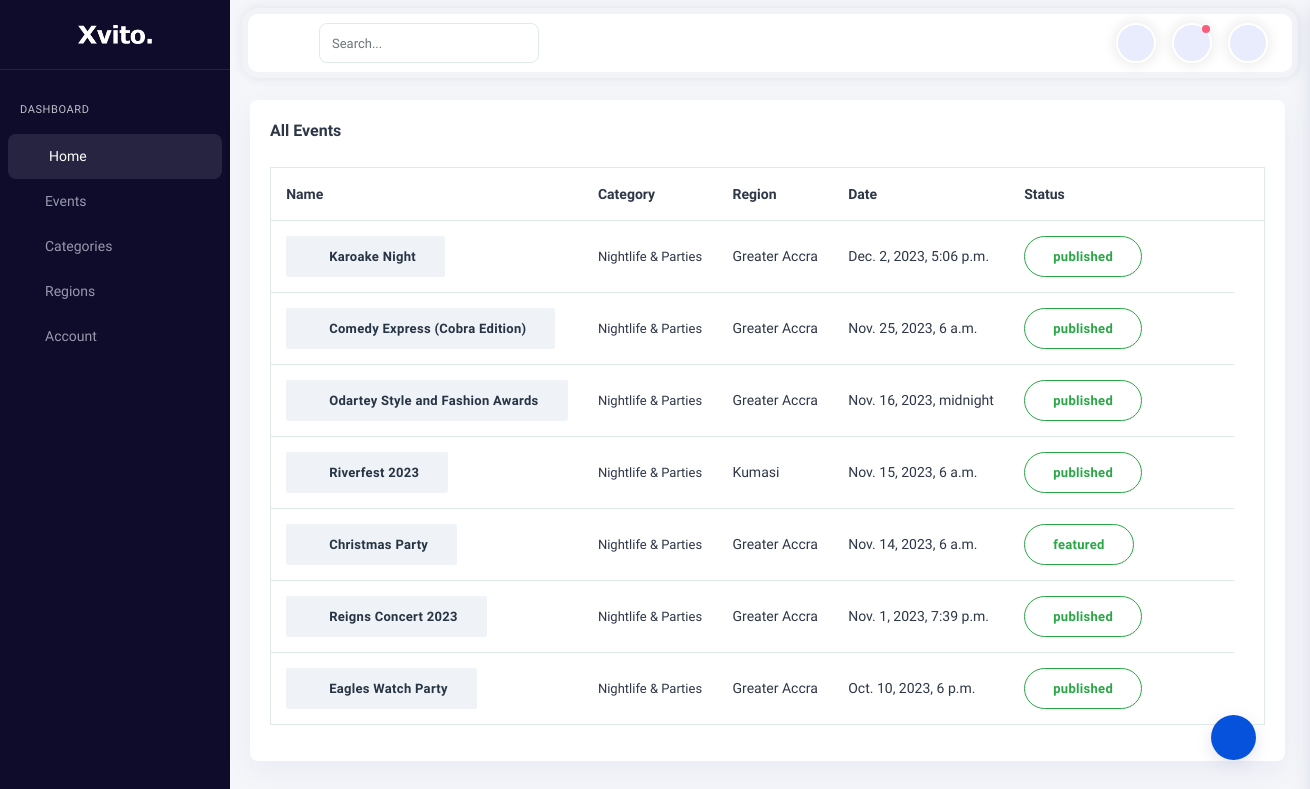
The app's page /events_backend/all_events/ (signed in) with its own data.
### events_app/models.py (models this page shows, shortened)
class Event(models.Model):
    STATUS_CHOICES = (
        ('draft', 'Draft'),
        ('published', 'Published'),
        ('canceled', 'Canceled'),
        ('featured', 'featured'),
    )
    title = models.CharField(max_length=200)
    description = models.TextField()
    location = models.CharField(max_length=200)
    date = models.DateTimeField()
    registration_required = models.BooleanField(default=False)
    registration_link = models.URLField(blank=True, null=True)
    category = models.ForeignKey(EventCategory, on_delete=models.SET_NULL, null=True)
    Region = models.ForeignKey(EventRegion, on_delete=models.SET_NULL, null=True)
    image = models.ImageField(upload_to='event_images/', null=True, blank=True)
    status = models.CharField(max_length=10, choices=STATUS_CHOICES, default='draft')
    user = models.ForeignKey(User, on_delete=models.CASCADE, default=1)
    group = models.ForeignKey(Group, on_delete=models.SET_NULL, null=True, default=1)

class EventCategory(models.Model):
    name = models.CharField(max_length=100)
    def __str__(self):
        return self.name

class EventRegion(models.Model):
    name = models.CharField(max_length=100)
    def __str__(self):
        return self.name

### events_backend/views.py (the view)
# urls.py: path('all_events/', AllEvents.as_view(), name='view-events'),
class AllEvents(LoginRequiredMixin, ListView):
    model = Event
    template_name = 'events_backend/all_events.html'
    context_object_name = 'events'
    paginate_by = 10
    def get_queryset(self):
        return Event.objects.filter(user=self.request.user).order_by('-date')

### events_backend/templates/events_backend/all_events.html
{% extends 'events_backend/backend_base.html' %}
{% load static %}
{% block content %}
  <div class="main-panel">
    <div class="content-wrapper">
      <div class="container-fluid">
        <div class="row">
          <div class="row">
            <div class="col-12 box-margin">
              <div class="card">
                <div class="card-body">
                  <h6 class="card-title">All Events</h6>
                  <div class="table-responsive">
                    <table class="table table-nowrap">
                      <thead>
                        <tr>
                          <th>Name</th>
                          <th>Category</th>
                          <th>Region</th>
                          <th>Date</th>
                          <th>Status</th>
                          <th></th>
                        </tr>
                      </thead>
                      <tbody>
                        {% for event in events %}
                        <tr>
                          <th scope="row">
                            <button type="button" class="btn btn-sm btn-secondary btn-icon rounded-pill">
                              <a href="{% url 'event-detail' event.pk %}" style="text-decoration: none; color: inherit;">
                                  <span class="btn-inner--icon"><i class="fa fa-book"></i></span>
                                  <span class="btn-inner--text">{{ event.title }}</span>
                              </a>
                          </button>
                          </th>
                          <td class="order">
                            <span class="d-block font-13">{{ event.category }}</span>
                          </td>
                          <td>
                            <span class="client">{{ event.Region }}</span>
                          </td>
                          <td>{{ event.date }}</td>
                          <td>
                            <div class="d-flex align-items-center">
                              <button type="button" class="btn btn-rounded btn-outline-success">
                                <span class="btn-inner--text">{{ event.status }}</span>
                              </button>
                              <div class="actions ml-3">
                                <a href="{% url 'backend:update-event' pk=event.pk %}" class="action-item mr-2"
                                  data-bs-toggle="tooltip" title="" data-original-title="Edit">
                                  <i class="fa fa-pencil"></i>
                                </a>
                                <a href="{% url 'backend:event-delete' pk=event.pk %}" class="action-item mr-2" data-bs-toggle="tooltip" title=""
                                  data-original-title="Archive">
                                  <i class="fa fa-archive"></i>
                                </a>
                              </div>
                            </div>
                          </td>
                        </tr>
                        {% endfor %}
                      </tbody>
                    </table>
                  </div>
                </div>
              </div>
            </div>
          </div>
        </div>
      </div>
    </div>
  </div>
{% endblock %}

### records on screen
Event: title "Karoake Night", category "Nightlife & Parties", Region "Greater Accra", date "Dec. 2, 2023, 5:06 p.m.", status "published"
Event: title "Comedy Express (Cobra Edition)", category "Nightlife & Parties", Region "Greater Accra", date "Nov. 25, 2023, 6 a.m.", status "published"
Event: title "Odartey Style and Fashion Awards", category "Nightlife & Parties", Region "Greater Accra", date "Nov. 16, 2023, midnight", status "published"
Event: title "Riverfest 2023", category "Nightlife & Parties", Region "Kumasi", date "Nov. 15, 2023, 6 a.m.", status "published"
Event: title "Christmas Party", category "Nightlife & Parties", Region "Greater Accra", date "Nov. 14, 2023, 6 a.m.", status "featured"
Event: title "Reigns Concert 2023", category "Nightlife & Parties", Region "Greater Accra", date "Nov. 1, 2023, 7:39 p.m.", status "published"
Event: title "Eagles Watch Party", category "Nightlife & Parties", Region "Greater Accra", date "Oct. 10, 2023, 6 p.m.", status "published"
